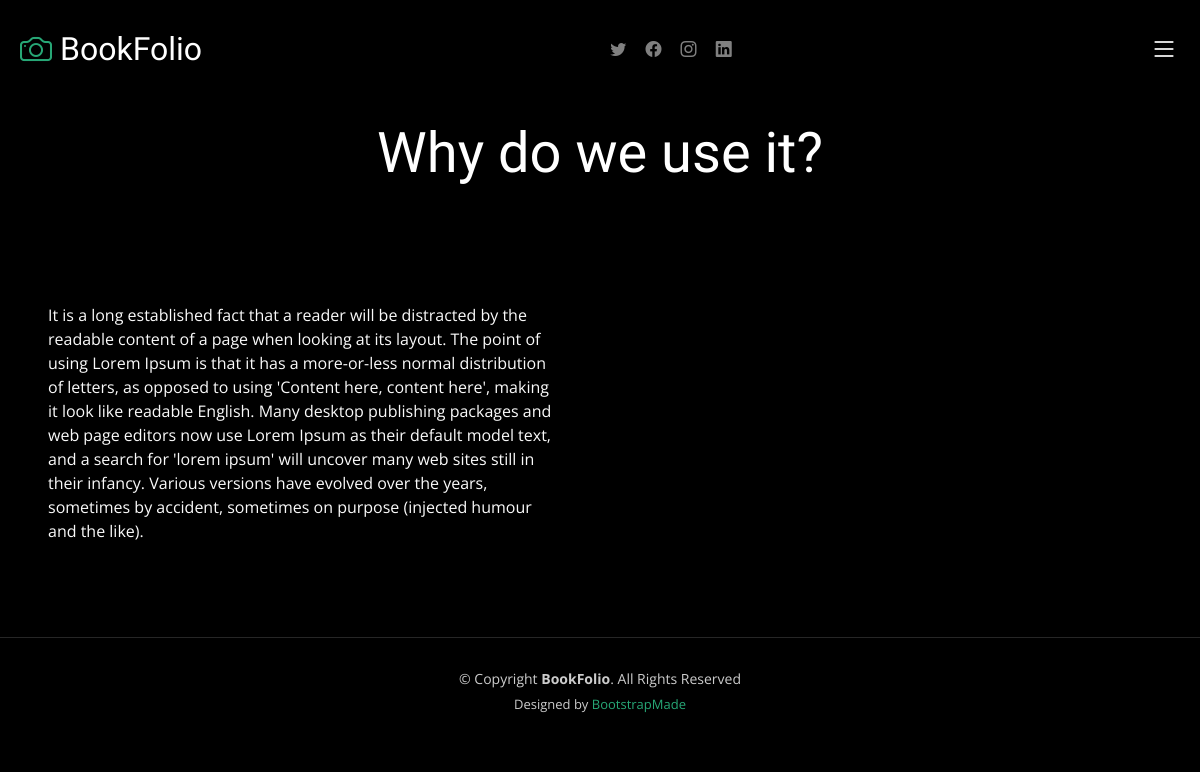
Screenshot of /newsdetail/why-do-we-use-it with the database file from the repository.
### news/models.py (models this page shows)
class News(models.Model):
    news_title = models.CharField(max_length=100)
    news_des = HTMLField()
    news_img = models.FileField( upload_to="news/", max_length=250,null=True,default=None)
    news_slug = AutoSlugField(populate_from='news_title',unique=True,null=True,default=None)

### BookFolio/views.py (the view)
# urls.py: path('newsdetail/<slug>', views.newsDetail),
def newsDetail(request,slug):
    newsDetail = News.objects.get(news_slug=slug)
    data={'newsDetail':newsDetail}
    return render(request,"newsdetail.html",data)

### templates/newsdetail.html (shortened to what this page needs)
{% extends "base.html" %}
{% block content %}
    <main id="main" data-aos="fade" data-aos-delay="1500">
        <div class="page-header d-flex align-items-center">
            <div class="container position-relative">
                <div class="row d-flex justify-content-center">
                    <div class="col-lg-6 text-center">
                        <h2>{{newsDetail.news_title}}</h2>
                    </div>
                </div>
            </div>
        </div>
        <section id="about" class="about">
                <div class="col-lg-6 col-md-12">
                <div class=" p-5">
                     {{newsDetail.news_des | safe}}
                </div>
            </div>
        </section>
    </main>
</body>
{% endblock  %}

### static/css/main.css (style rules this page uses)
:root { --font-default: "Open Sans", system-ui, -apple-system, "Segoe UI", Roboto, "Helvetica Neue", Arial, "Noto Sans", "Liberation Sans", sans-serif, "Apple Color Emoji", "Segoe UI Emoji", "Segoe UI Symbol", "Noto Color Emoji"; --font-primary: "Inter", sans-serif; --font-secondary: "Cardo", sans-serif; }
:root { --color-default: #fafafa; --color-primary: #27a776; --color-secondary: #161718; }
:root { scroll-behavior: smooth; }
h1, h2, h3, h4, h5, h6 { font-family: var(--font-primary); }
.page-header { padding: 120px 0 60px 0; min-height: 30vh; position: relative; }
.page-header h2 { font-size: 56px; font-weight: 500; color: #fff; font-family: var(--font-secondary); }

### rows the page displays
News: news_title "Why do we use it?", news_des "It is a long established fact that a reader will be distracted by the readable content of a page when looking at its layout. The point of using Lorem Ipsum is that it has a more-or-less normal distribution of letters, as opposed to using 'Content here, content here', making it look like readable English. Many desktop publishing packages and web page editors now use Lorem Ipsum as their default model text, and a search for 'lorem ipsum' will uncover many web sites still in their infancy. Various versions have evolved over the years, sometimes by accident, sometimes on purpose (injected humour and the like)."
